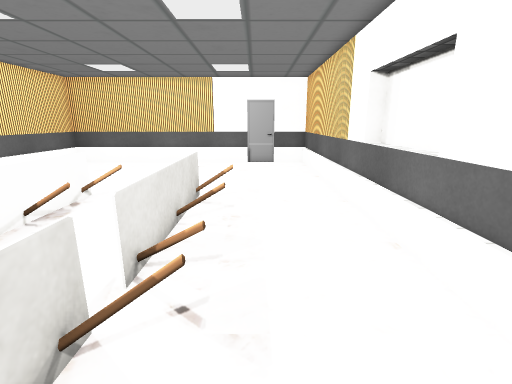
[1] (above)

12 first-person views from a walk through a scene from a Unity 3-D project. The camera is 1.3 m above the floor, tilts 14° down and sees 85° across. The floor is counted in squares, 0.5 m on a side. Each view is taken from the middle of a square. On the plan, view 1 faces up. The plan holds only what a view shows up to about 19 squares ahead; the rest is blank. The player is left out. Some surface patterns are stand-ins.

[2]
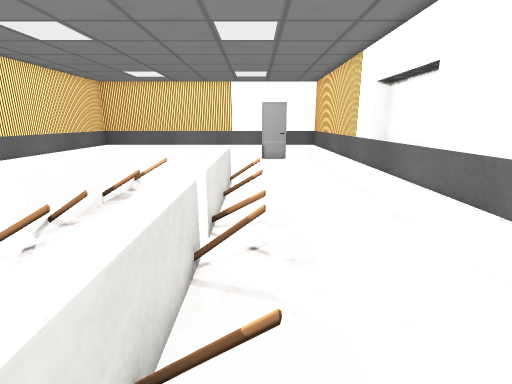

[3]
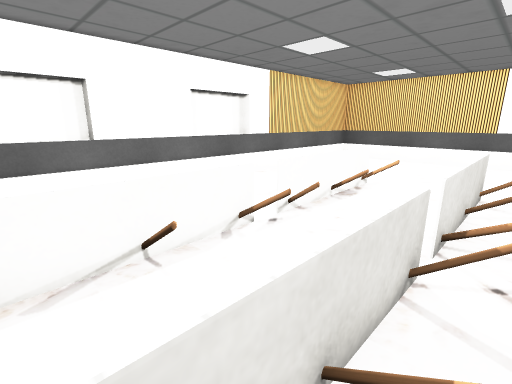

[4]
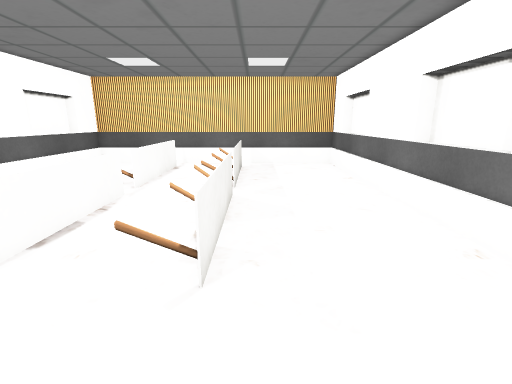

[5]
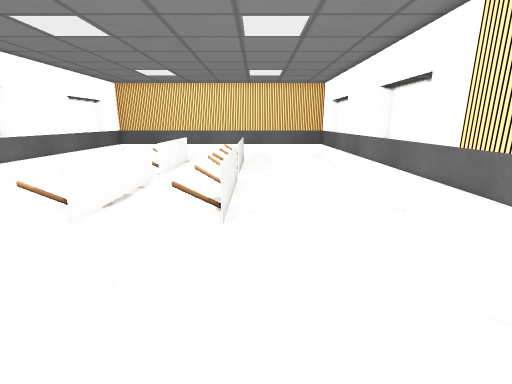

[6]
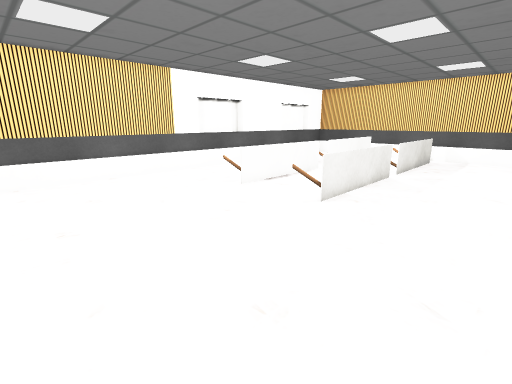

[7]
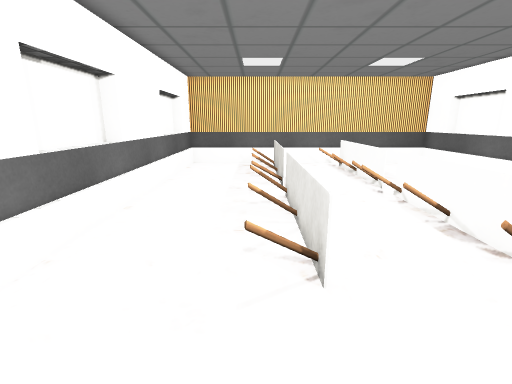

[8]
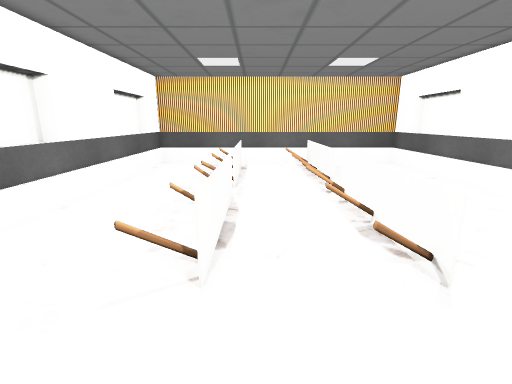

[9]
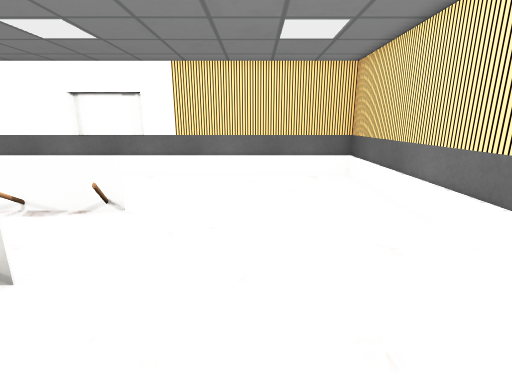

[10]
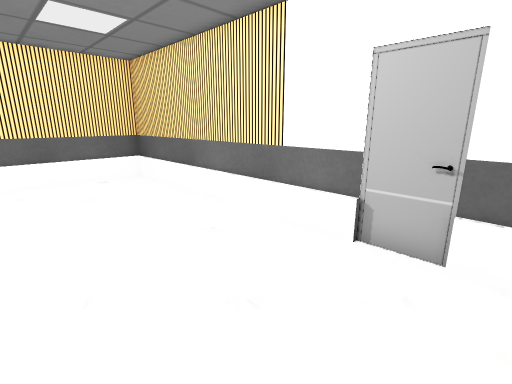

[11]
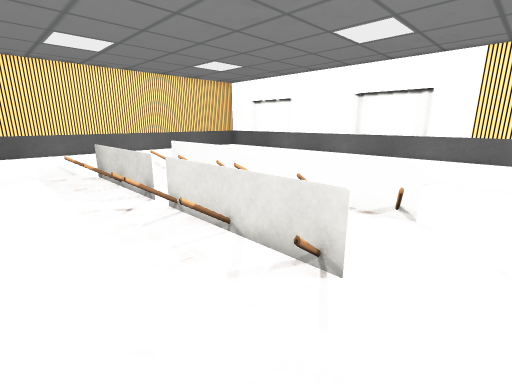

[12]
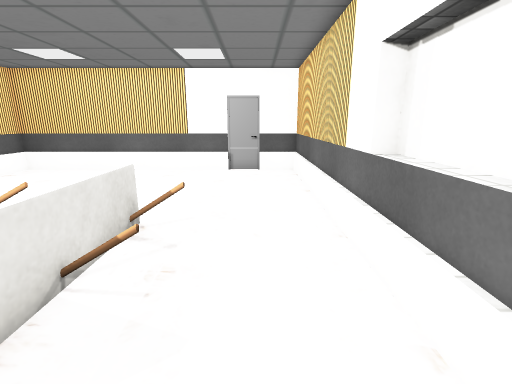

### Floor plan
Key: @ floor where view 1 was taken; # wall or solid block; . floor; = window, fence, low wall or low ledge; O other object.
Columns run from 13 left of view 1 to 4 right of it. Each row starts with its distance up from view 1.
 19  ################
 18  #..............#
 17  #..............#
 16  #..............#
 15  #..............#
 14  #..............#
 13  #..............#
 12  #..............#
 11  #..............#
 10  #.....O...O....#
  9 ##.....O...O....##
  8 #=.....O...O....=#
  7 #=.....#O..#O...=#
  6 #=.....O...O....=#
  5 ##.....O...O....##
  4  #.....O...O....#
  3  #.....O...O....#
  2  #.....O...O....#
  1 ##.....O...O....##
  0 #=.....#O..#O@..=#
 -1 #=.....O...O....=#
 -2 #=.....O...O....=#
 -3 ##.....O...O....##
 -4  #....########..#

Positions as (right, up) in squares from view 1, and headings:
1: (0, 0), facing up
2: (-1, -2), facing up
3: (-1, -2), facing up-left
4: (-7, 14), facing down
5: (-7, 17), facing down
6: (-11, 18), facing down-right
7: (-1, 14), facing down
8: (-3, 14), facing down
9: (2, 14), facing left
10: (2, 13), facing up-left
11: (2, 12), facing down-left
12: (1, 3), facing up
